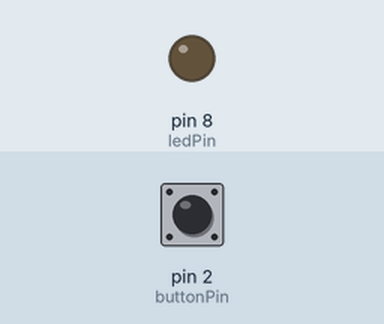
This sketch was run on a simulated Arduino Uno, built with avr-gcc and run on an emulated ATmega328P. Parts: output pins drawn as LEDs (lit = HIGH). Dashed ring = blinking. The test bench sets the inputs (shaded band); at power-on: pin 2 (buttonPin) LOW.

Above: at 1.2 s.
1.3 s: pin 2 (buttonPin) pulled HIGH for 0.15 s
At 1.7 s:
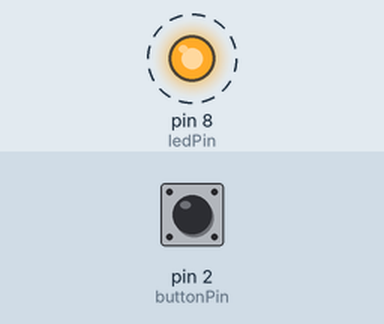
Timing chart, 0 to 10.4 s (numbered marks = the images above; inputs shaded):
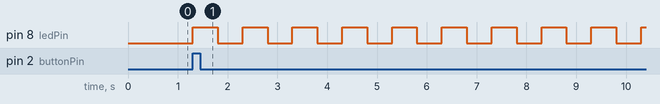

Measured:
- after the input at 1.3 s, pin 8 (ledPin): alternates HIGH for 0.50 s and LOW for 0.50 s, starting at once

The sketch:

sketch12_05_switch_count.ino
```cpp
/* 5つのモードがあり、ボタンを押すたびに切り替わる */

const int buttonPin = 2;
const int ledPin = 8;
int old_val = LOW;
int status = 0;

void setup() {
  pinMode(ledPin, OUTPUT);
  pinMode(buttonPin, INPUT);
}

void loop() {
  int new_val = digitalRead(buttonPin);

  if ((new_val == HIGH) && (old_val == LOW)) {
    status = (status + 1) % 5;
  }

  if (status == 0) {
    digitalWrite(ledPin, LOW);
    delay(10);   // チャタリング防止
  } else if (status == 1) {
    digitalWrite(ledPin, HIGH);
    delay(500);
    digitalWrite(ledPin, LOW);
    delay(500);
  } else if (status == 2) {
    digitalWrite(ledPin, HIGH);
    delay(250);
    digitalWrite(ledPin, LOW);
    delay(250);
  } else if (status == 3) {
    digitalWrite(ledPin, HIGH);
    delay(250);
    digitalWrite(ledPin, LOW);
    delay(750);
  } else if (status == 4) {
    digitalWrite(ledPin, HIGH);
    delay(10);   // チャタリング防止
  }

  old_val = new_val;
}
```
